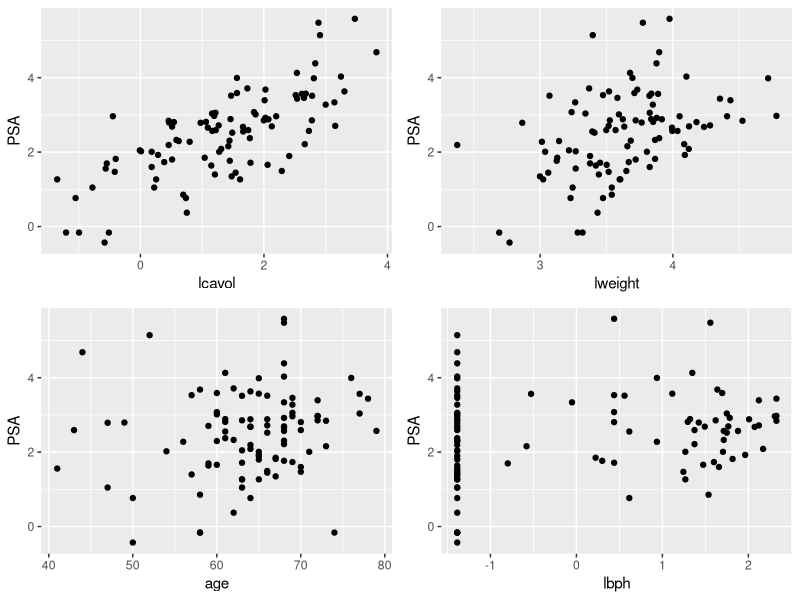
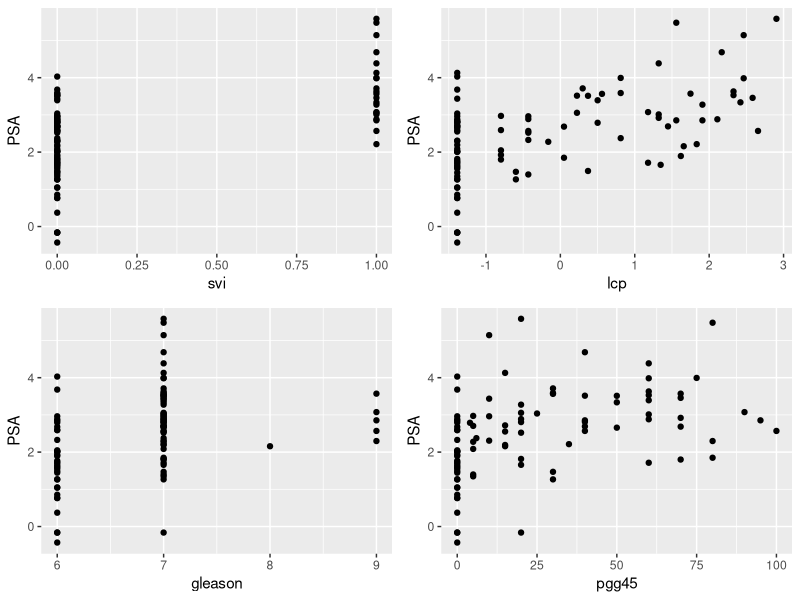
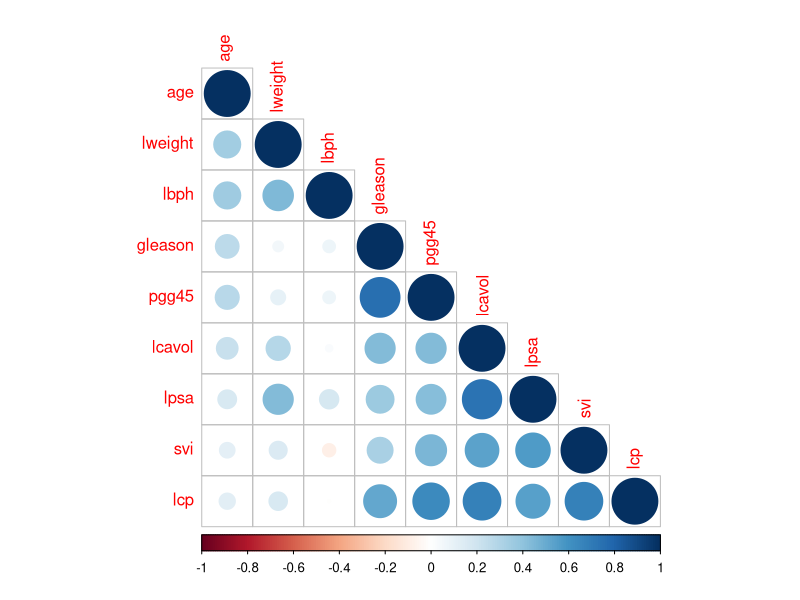
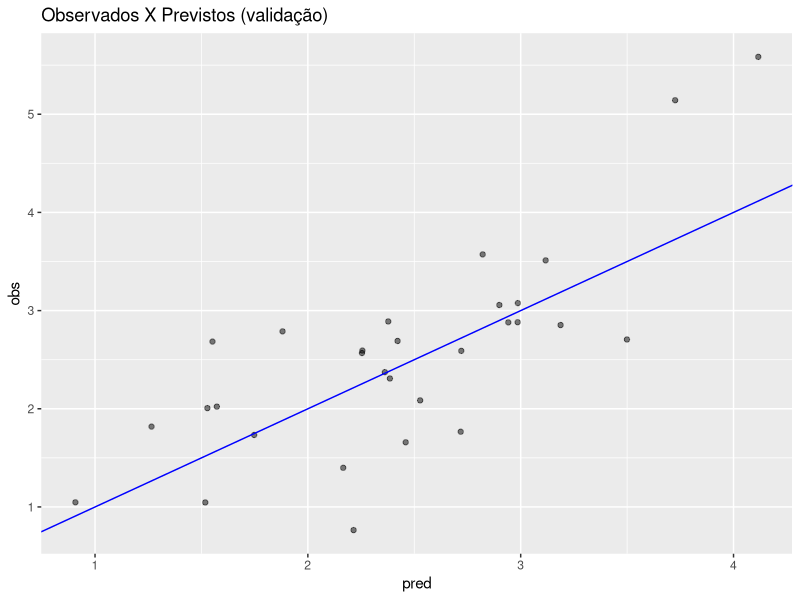
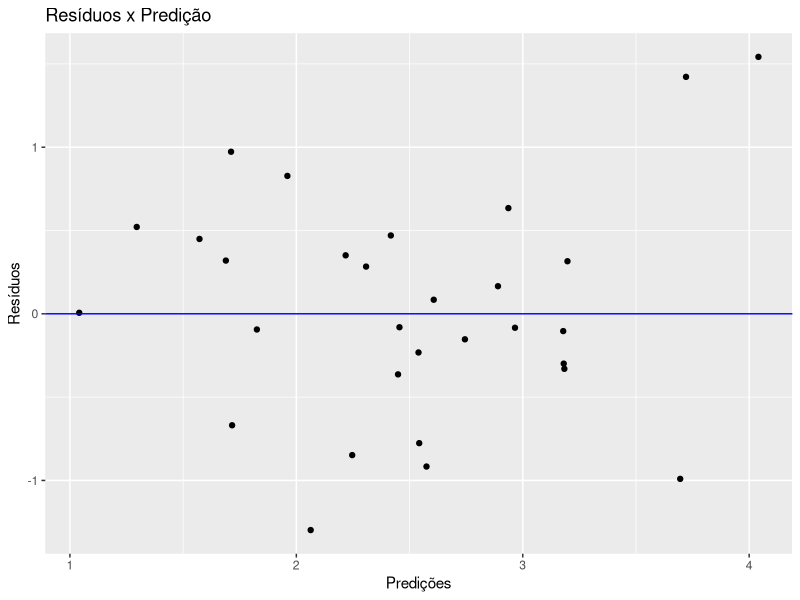

Reproduce these figures in R, in order.
#Bibliotecas Usadas
library(gmodels)
library(ggplot2)
library(gridExtra)
library(corrplot)
library(dplyr)
library(caret)

dados <- read.table("dados.txt", header=T, dec=".")

#dados de treino
dados_treino <- filter(dados, train == TRUE)
#dados de teste
dados_teste <- filter(dados, train == FALSE)

#Criando gráficos
plot_vol <- qplot(dados$lcavol, dados$lpsa, xlab = "lcavol", ylab ="PSA")
plot_weight <- qplot(dados$lweight, dados$lpsa, xlab = "lweight", ylab ="PSA")
plot_age <- qplot(dados$age, dados$lpsa, xlab = "age", ylab ="PSA")
plot_bph <- qplot(dados$lbph, dados$lpsa, xlab = "lbph", ylab ="PSA")
plot_svi <- qplot(dados$svi, dados$lpsa, xlab = "svi", ylab ="PSA")
plot_cp <- qplot(dados$lcp, dados$lpsa, xlab = "lcp", ylab ="PSA")
plot_gleason <- qplot(dados$gleason, dados$lpsa, xlab = "gleason", ylab ="PSA")
plot_pgg45 <- qplot(dados$pgg45, dados$lpsa, xlab = "pgg45", ylab ="PSA")

#Plotando quatro deles
grid.arrange(plot_vol, plot_weight, plot_age, plot_bph, ncol=2, nrow=2)

#Plotando quatro deles 
grid.arrange(plot_svi, plot_cp, plot_gleason, plot_pgg45, ncol=2, nrow=2)

#Correlação das variáveis
nums <- sapply(dados, is.numeric)
correlations <- cor(dados[,nums])
corrplot(correlations, order="hclust", type="lower")

#obtendo a regressão linear
reg_linear <- lm(lpsa ~ lcavol+svi+lcp, data = dados_treino)

#predições
predicoes <- predict(reg_linear, select(dados_teste,lcavol, svi, lcp))

#dataframe com as predições
lm_predicoes <- data.frame(pred = predicoes, obs = dados_teste$lpsa)

ggplot(lm_predicoes, aes(x = pred, y = obs)) + geom_point(alpha = 0.5, position = position_jitter(width=0.2)) + geom_abline(colour = "blue") + ggtitle("Observados X Previstos (validação)")

#resíduos
residuos = dados_teste$lpsa - predicoes

qplot(predicoes, residuos, ylab = "Resíduos", xlab = "Predições") +
  geom_hline(yintercept = 0, color='blue') + ggtitle("Resíduos x Predição")

#mean squared error
RMSE(predicoes, dados_teste$lpsa)
